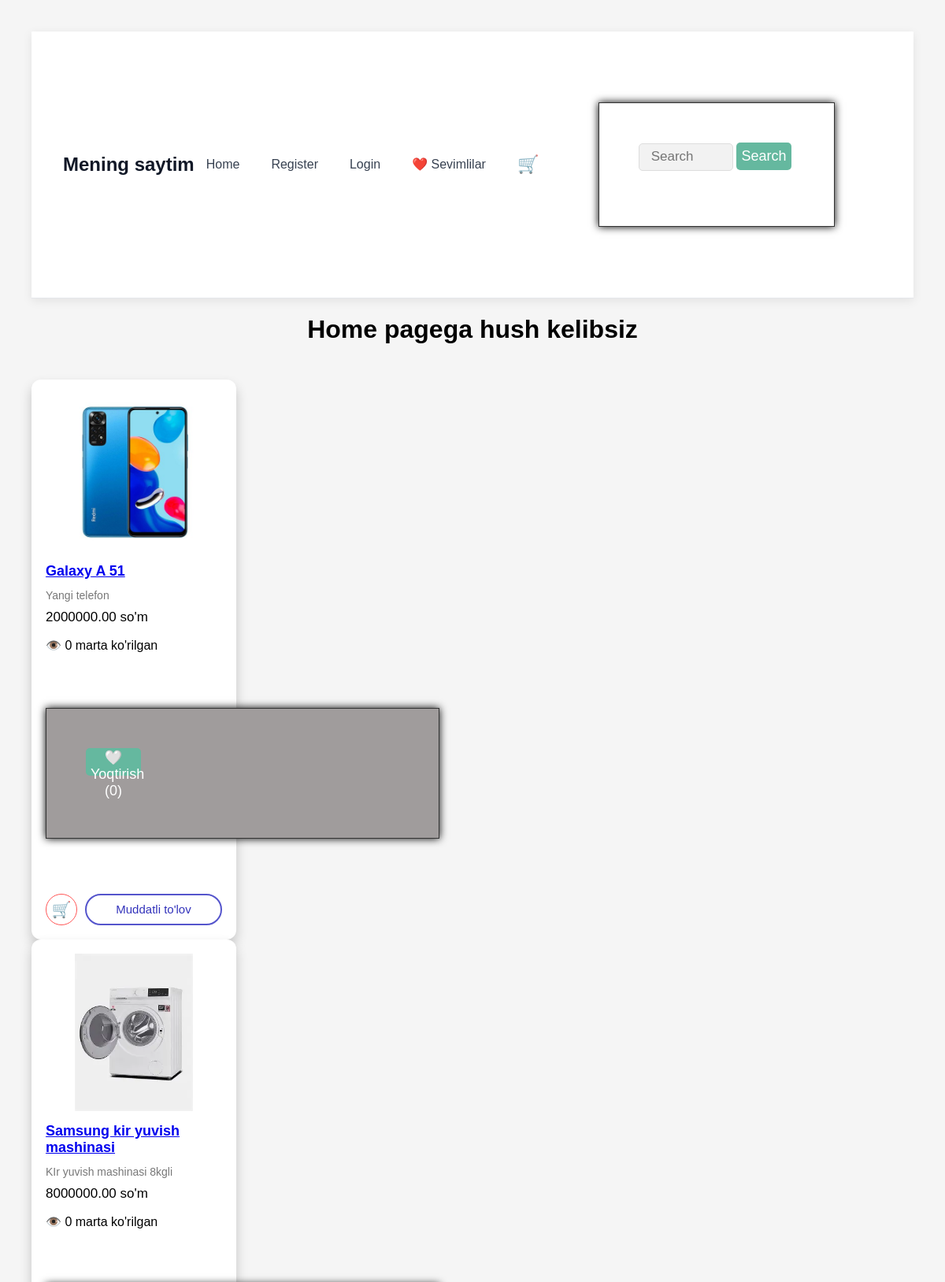
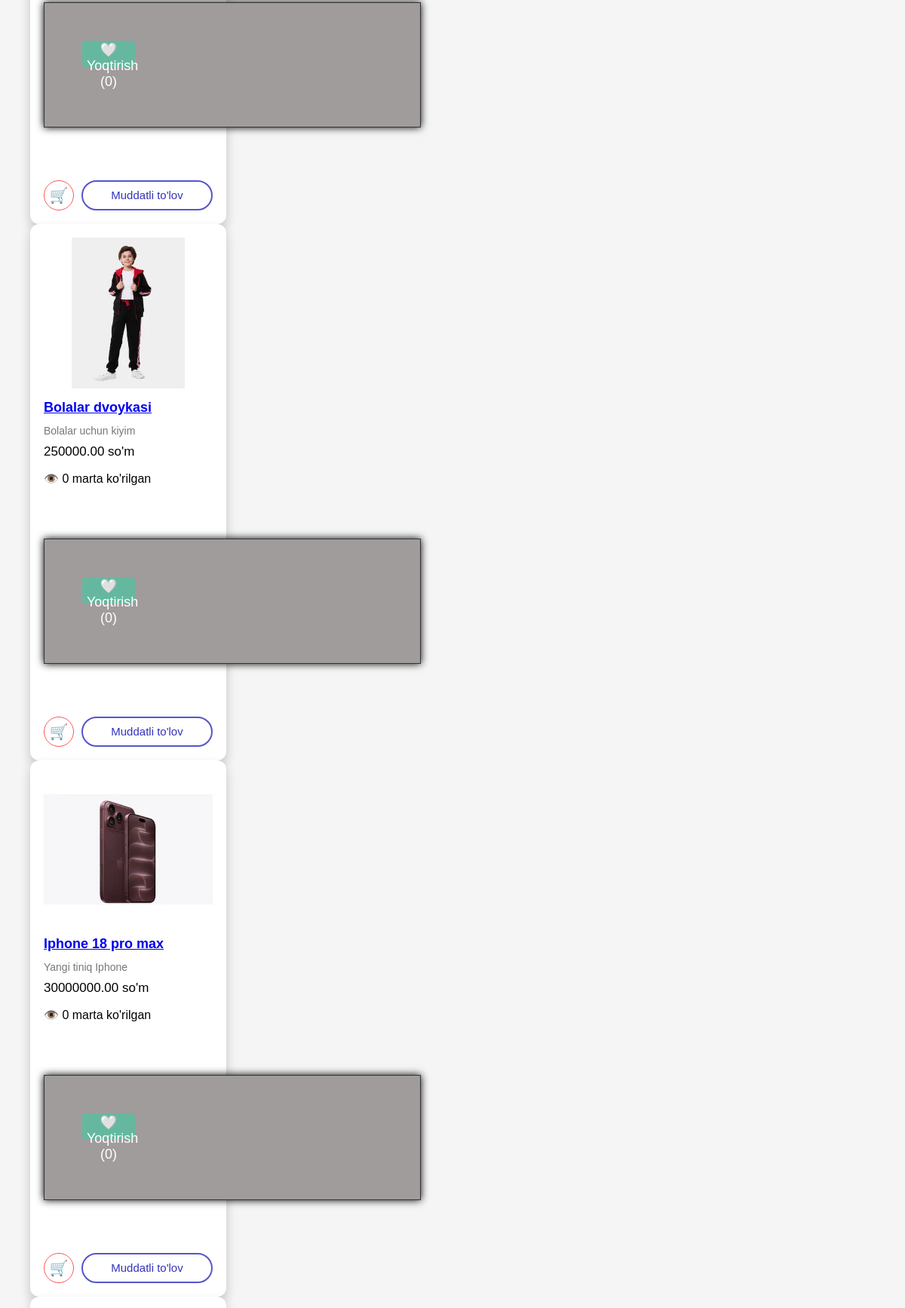
The page / (upper part) on the database its author committed (2 pictures, top to bottom).
### myapp/models.py (models this page shows, shortened)
class Product(models.Model):
    omage = models.ImageField(upload_to="media")
    description = models.TextField()
    price = models.DecimalField(max_digits=10,decimal_places=2)
    quantity = models.IntegerField()
    is_active = models.BooleanField(default=True)
    nomi = models.CharField("Mahsulot nomi")
    korishlar = models.PositiveIntegerField(default=0)
    likes = models.ManyToManyField(User, related_name="likes_products", blank=True)
    views_count = models.PositiveBigIntegerField("Ko'rishlar soni", default=0)
    category = models.ForeignKey(Catgeory, on_delete=models.CASCADE,blank=True,null=True)
    slug = models.SlugField(unique=True, blank=True, null=True)

### myapp/views.py (the view)
# urls.py: path('', views.index, name="index"),
def index(request):
    mymembers = Member.objects.all()
    products = Product.objects.all()
    context = {
        "azolar": mymembers,
        "product": products,
    }
    return render(request, "index.html", context)

### myapp/context_processors.py (called while the page is built)
def cart_count(request):
    cart = None
    if request.user.is_authenticated:
        cart = Cart.objects.filter(user=request.user).first()
    else:
        cart_id = request.session.get("cart_id")
        if cart_id:
            cart = Cart.objects.filter(id=cart_id, user=None).first()
    count = 0
    if cart:
        count = cart.items.aggregate(jami=Sum("quantity"))["jami"] or 0
    return {"cart_count": count}

### myapp/templates/index.html (shortened to what this page needs)
{% extends 'base.html' %}
{% block content %}
<h1>Home pagega hush kelibsiz</h1>
{% for x in product %}
<div class="product-card">
    <img src="{{ x.omage.url }}" alt="">
    <div class="product-name">
        <a href="{% url 'product-view' x.slug %}">{{x.nomi}}</a>
    </div>
    <div class="product-description">
        {{ x.description }}
    </div>
    <div class="product-price">
        {{ x.price }} so'm
    </div>
    <p>👁️ {{ x.korishlar }} marta ko'rilgan</p>
    <form method="post" action="{% url 'like' x.slug %}">
        <button type="submit" class="like-btn {% if liked %}liked{% endif %}">
            {% if liked %}❤️ Yoqdi{% else %}🤍 Yoqtirish{% endif %}
            ({{ x.likes.count }})
        </button>
    </form>
    <div class="product-bottom">
        <button class="cart">
            🛒
        </button>
        <button class="payment">
            Muddatli to'lov
        </button>
    </div>
</div>
{% endfor %}
{% endblock %}

### myapp/templates/base.html (shortened to what this page needs)
{% load static %}
<!DOCTYPE html>
<html lang="en">
<head>
    <link rel="stylesheet" href="{% static 'css/style.css' %}">
    <link rel="stylesheet" href="{% static 'css/login.css' %}">
    <link rel="stylesheet" href="{% static 'css/register.css' %}">
    <link rel="stylesheet" href="{% static 'css/product.css' %}">
    <link rel="stylesheet" href="{% static 'css/navbar.css' %}">
</head>
<body>
    {% include "navbar.html" %}
    {% block content %}
    {% endblock %}
</body>
</html>

### myapp/templates/navbar.html (shortened to what this page needs)
<nav>
    <h1>Mening saytim</h1>
    <ul>
        <li><a href="{% url 'index' %}">Home</a></li>
        <li><a href="{% url 'register' %}">Register</a></li>
        {% if user.is_authenticated %}
        <li><a href="{% url 'logout' %}">Logout</a></li>
        {% else %}
        <li><a href="{% url 'login' %}">Login</a></li>
        {% endif %}
        <li><a href="{% url 'wishlist_list' %}">❤️ Sevimlilar</a></li>
        <li>
           <a href="{% url 'cart_detail' %}" class="cart-link">
    🛒
</a>
        </li>
    </ul>
    <form style="background: transparent; width: 300px;" action="" method="GET">
        <input style="width: 120px;" type="text" placeholder="Search" name="q">
        <button type="submit">Search</button>
    </form>
</nav>

### staticfiles/CSS/login.css (style rules this page uses)
body { margin: 0; background: #151515; font-family: Arial, sans-serif; }
form { width: 500px; padding: 50px; box-sizing: border-box; background: #1b1b1b; border: 1px solid #333; box-shadow: 0 0 10px #000; margin: 100px auto; }
h1 { text-align: center; color: white; margin-bottom: 60px; }
input { width: 100%; height: 55px; box-sizing: border-box; background: #292929; border: 1px solid #444; color: white; font-size: 18px; padding: 15px; }
button { width: 100%; height: 55px; background: #292929; border: 1px solid #444; color: #aaa; font-size: 20px; cursor: pointer; }

### staticfiles/CSS/register.css (style rules this page uses)
body { margin: 0; font-family: Arial, sans-serif; }
form { width: 500px; padding: 50px; box-sizing: border-box; background: #a09c9c; border: 1px solid #333; box-shadow: 0 0 10px #000; margin: 70px auto; }
h1 { text-align: center; color: black; margin-bottom: 45px; }
input { width: 100%; height: 55px; box-sizing: border-box; margin-bottom: 20px; padding: 15px; background: white; border: 1px solid #444; border-radius: 5px; color: black; font-size: 17px; }
button { width: 100%; height: 55px; background: #292929; border: 1px solid #444; border-radius: 5px; color: #aaa; font-size: 18px; cursor: pointer; }

### staticfiles/CSS/product.css (style rules this page uses)
body { margin: 0; padding: 40px; font-family: Arial, sans-serif; background: #f5f5f5; }
.product-card { width: 260px; min-height: 350px; background: white; border-radius: 12px; padding: 18px; box-sizing: border-box; box-shadow: 0 8px 15px rgba(0, 0, 0, 0.2); }
.product-card img { width: 100%; height: 200px; object-fit: contain; display: block; margin-bottom: 15px; }
.product-name { font-size: 18px; font-weight: bold; margin-bottom: 12px; }
.product-description { font-size: 14px; color: #777; margin-bottom: 10px; }
.product-price { font-size: 17px; margin-bottom: 15px; }
.product-bottom { display: flex; align-items: center; gap: 10px; }
.cart { width: 40px; height: 40px; border: 1px solid #ff5555; border-radius: 50%; background: white; color: #ff5555; font-size: 20px; cursor: pointer; }
.payment { flex: 1; height: 40px; border: 2px solid #5555cc; border-radius: 20px; background: white; color: #3333bb; font-size: 15px; cursor: pointer; }

### staticfiles/CSS/navbar.css (style rules this page uses)
nav { background-color: #ffffff; padding: 20px 40px; display: flex; align-items: center; justify-content: space-between; border-bottom: 1px solid #e5e7eb; box-shadow: 0 3px 12px rgba(0, 0, 0, 0.08); }
nav h1 { color: #111827; margin: 0; font-size: 24px; }
nav ul { display: flex; align-items: center; gap: 10px; list-style: none; margin: 0; padding: 0; }
nav ul li a { color: #374151; text-decoration: none; font-size: 16px; padding: 10px 15px; border-radius: 8px; transition: 0.3s; }
input { width: 200px; height: 35px; background: #f2f2f2; border: 1px solid #ddd; }
button { width: 70px; height: 35px; background: #65b89f; color: white; border: none; }

### myapp/templates/navbar.html (style rules this page uses)
.cart-link { position: relative; display: inline-block; text-decoration: none; font-size: 22px; }

### rows shown on the page
Product: omage (picture), nomi "Galaxy A 51", description "Yangi telefon", price "2000000.00", korishlar "0", shows "🤍 Yoqtirish", likes.count "0"
Product: omage (picture), nomi "Samsung kir yuvish mashinasi", description "KIr yuvish mashinasi 8kgli", price "8000000.00", korishlar "0", shows "🤍 Yoqtirish", likes.count "0"
Product: omage (picture), nomi "Bolalar dvoykasi", description "Bolalar uchun kiyim", price "250000.00", korishlar "0", shows "🤍 Yoqtirish", likes.count "0"
Product: omage (picture), nomi "Iphone 18 pro max", description "Yangi tiniq Iphone", price "30000000.00", korishlar "0", shows "🤍 Yoqtirish", likes.count "0"
